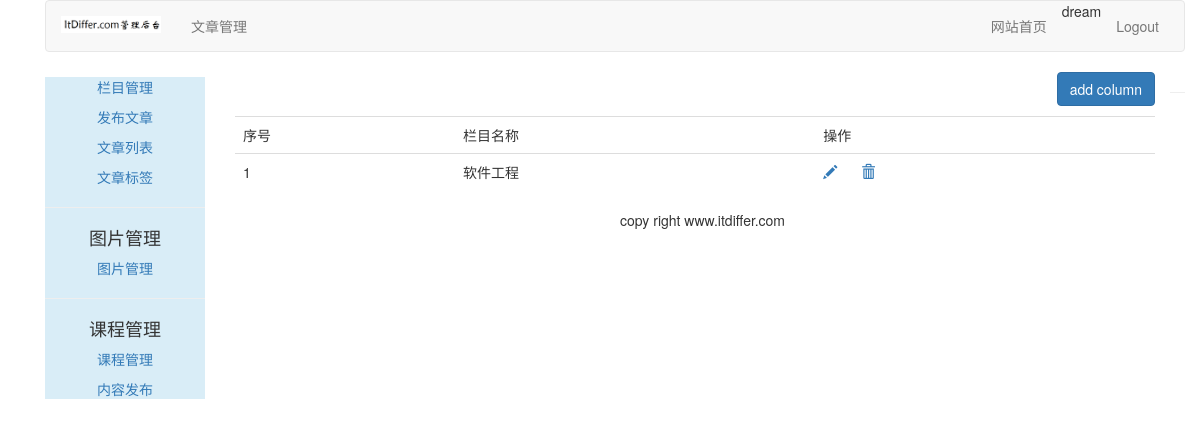
/article/article-column/ (signed in), run on an earlier commit of the app's database.
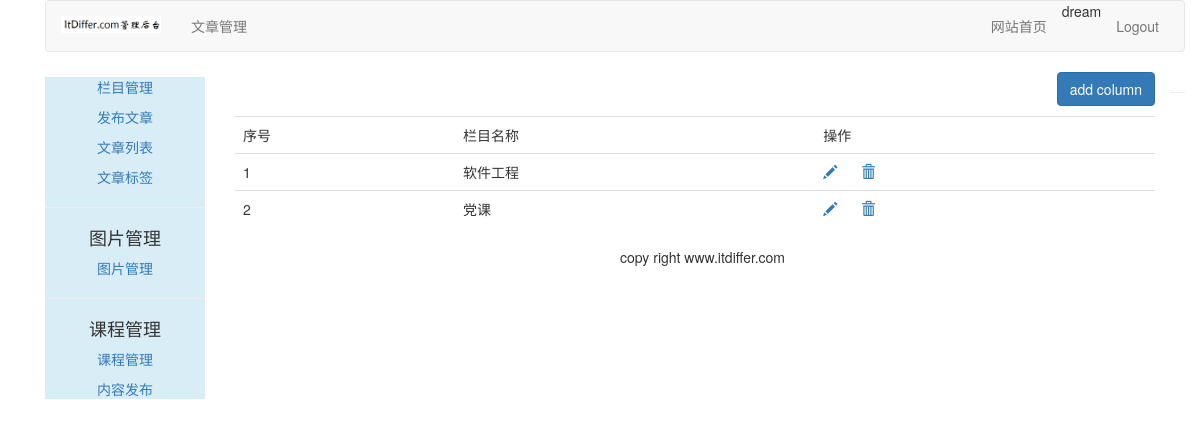
And on a later commit of the database.
### article/models.py (models this page shows, shortened)
class ArticleColumn(models.Model):
    user = models.ForeignKey(User, on_delete=models.CASCADE,related_name='article_column')
    column = models.CharField(max_length=200)
    created = models.DateField(auto_now_add=True)

### article/views.py (the view, shortened to what this page needs)
# urls.py: path('article-column/', views.article_column, name="article_column"),
@login_required(login_url='/account/login/')
@csrf_exempt
def article_column(request):
    if request.method == "GET":
        columns = ArticleColumn.objects.filter(user=request.user)
        column_form = ArticleColumnForm()
        return render(request, "article/column/article_column.html", {"columns":columns, 'column_form':column_form})

### home/context_processors.py (called while the page is built)
def add_userinfo_to_context(request):
    if request.user.is_authenticated:
      try:
        userinfo = UserInfo.objects.get(user=request.user)
        if hasattr(request.user, 'userinfo'):
          return {"user":request.user, "userinfo":userinfo}
      except:
        return {"user":request.user}
    else:
      return {"user":request.user}

### templates/article/column/article_column.html (shortened to what this page needs)
{% extends "article/base.html" %}
{% load staticfiles %}
{% block title %}article column{% endblock %} {% block content %}
<div>
    <p class="text-right">
        <button id= "add_column" onclick="add_column()" class="btn btn-primary"> add column</button>
    </p>
    <table class="table table-hover">
        <tr>
            <td>序号</td>
            <td>栏目名称</td>
            <td>操作</td>
        </tr>
        {% for column in columns %}
        <tr>
            <td>{{ forloop.counter }}</td>
            <td>{{ column.column }}</td>
            <td>
                <a name="edit" href="javascript:" onclick="edit_column(this, {{ column.id }})">
                    <span class="glyphicon glyphicon-pencil"></span>
                </a>
                <a name="delete" href="javascript:" onclick="del_column(this, {{ column.id }})">
                    <span class="glyphicon glyphicon-trash" style="margin-left:20px;"></span>
                </a>
            </td>
        </tr>
        {% empty %}
        <p>还没有设置栏目，太懒了。</p>
        {% endfor %}
    </table>
</div>
{% endblock %}

What changed in the data, as far as the page shows it:
added ArticleColumn: column "党课"
